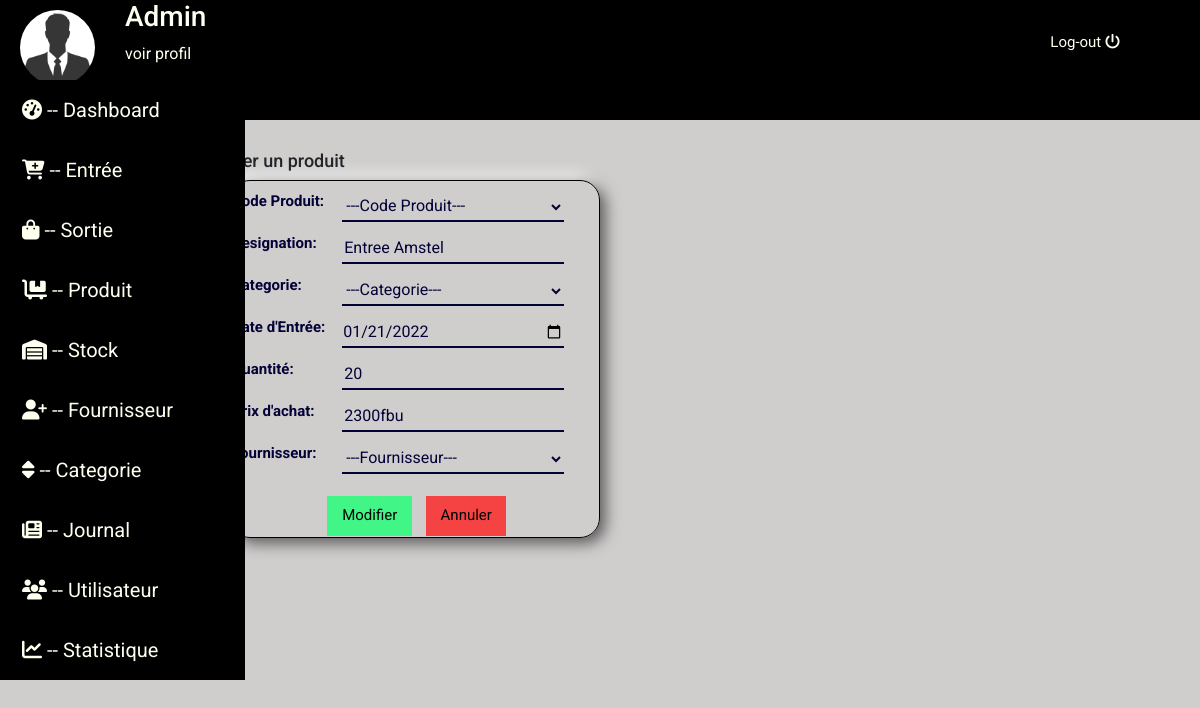
Screenshot of /modifierentree.php?mod=1 with the database file from the repository.
### tables this page shows
CREATE TABLE IF NOT EXISTS `entreestock` (
  `id_stock` int(11) NOT NULL AUTO_INCREMENT,
  `CodePro` varchar(255) NOT NULL,
  `Designation` varchar(255) NOT NULL,
  `Categorie` varchar(255) NOT NULL,
  `date_Entre` date NOT NULL,
  `Quantite` varchar(255) NOT NULL,
  `Prix_Achat` varchar(255) NOT NULL,
  `fournisseur` varchar(255) NOT NULL,
  PRIMARY KEY (`id_stock`),
  KEY `CodePro` (`CodePro`)
);

### modifierentree.php (the view, shortened to what this page needs)
<?php
include("database.php");
?>
<!DOCTYPE html>
<html lang="fr">
<head>
    <link href="https://cdn.jsdelivr.net/npm/bootstrap@5.1.3/dist/css/bootstrap.min.css" rel="stylesheet">
    <link rel="stylesheet" href="css/style.css">
</head>
<body>
<header>
        <div class="admin">
            <div class="img">
                <img src="images/2.jpg" alt="Image non disponible" height="75" width="75" class="img-admin">
            </div>
            <div class="txt">
                <h3 class="adm">Admin</h3>
                <p class="prof"><a href="profil.php" class="voir">voir profil</a></p>
            </div>
            </div>
            <div class="log-out">
                <a href="index.php" class="decon">Log-out   <i class="fas fa-power-off"></i></a>
            </div>
    </header>
    <div id="boody">
    <nav>
        <div class="menu-link">
            <ul class="ul">
            <li class="li"><a class="link" href="dashboard.php"><i class="fas fa-tachometer-alt"></i>  --  Dashboard</a></li>
                <li class="li"><a class="link" href="entree.php"><i class="fas fa-cart-plus"></i>   --   Entrée</a></li>
                <li class="li"><a class="link" href="sortie.php"><i class="fas fa-shopping-bag"></i>  --  Sortie</a></li>
                <li class="li"><a class="link" href="produit.php"><i class="fas fa-dolly-flatbed"></i>   --   Produit </a></li>
                <li class="li"><a class="link" href="stock.php"><i class="fas fa-warehouse"></i>   --     Stock </a></li>
                <li class="li"><a class="link" href="fournisseur.php"><i class="fas fa-user-plus"></i>   --   Fournisseur</a></li>
                <li class="li"><a class="link" href="categorie.php"><i class="fas fa-sort"></i>      --   Categorie</a></li>
                <li class="li"><a class="link" href="journal.php"><i class="fas fa-newspaper"></i>   --   Journal</a></li>
                <li class="li"><a class="link" href="utilisateur.php"><i class="fas fa-users"></i>   --  Utilisateur</a></li>
                <li class="li"><a class="link" href="statistique.php"><i class="fas fa-chart-line"></i>     --    Statistique</a></li>
        </div>
    </nav>
    <section id="section">
        <?php
            if(isset($_GET["mod"])){
                $select=$bdd->query("SELECT * FROM entreestock WHERE id_stock=".$_GET["mod"]);
                $dataselect=$select->fetch();
            }
        ?>
    <div class="tabl1">
           <h3 class="s-title">Ajouter un produit</h3>
           <fieldset  class="table1">
               <form action="" method="post">
            <table>
                <tr>
                     <th class="th1">Code Produit:</th>
                     <td>
                         <select name="codepro" class="inpt1">
                         <option value="">---Code Produit---</option>
                     </select>
                     </td>
                </tr>
                <tr>
                     <th class="th1">Designation:</th>
                     <td><input type="text" name="designation" class="inpt1" placeholder="designation..." value="<?php echo $dataselect["Designation"]?>"></td>
                </tr>
                <tr>
                     <th class="th1">Categorie:</th>
                    <td>
                        <select name="categorie" class="inpt1">
                            <option value="">---Categorie---</option>
                        </select>
                </tr>
                <tr>
                    <th class="th1">Date d'Entrée:</th>
                    <td><input type="date" name="dateEn" class="inpt1" value="<?php echo $dataselect["date_Entre"]?>"></td>
                </tr>
                <tr>
                    <th class="th1">Quantité:</th>
                    <td><input type="number" name="quantite" class="inpt1" placeholder="quantite..." value="<?php echo $dataselect["Quantite"]?>"></td>
                </tr>
                <tr>
                    <th class="th1">Prix d'achat:</th>
                    <td><input type="text" name="prixA" class="inpt1" placeholder="prix d'achat..." value="<?php echo $dataselect["Prix_Achat"]?>"></td>
                </tr>
                <tr>
                    <th class="th1">Fournisseur:</th>
                    <td>
                    <select name="fournis" class="inpt1">
                        <option value="">---Fournisseur---</option>
                    </select>
                </td>
                </tr>
                <tr>
                    <th></th>
                    <td><input type="submit" value="Modifier" id="sub1" name="submit">
                    <input type="reset" value="Annuler" id="res1"></td>
                </tr>
            </table>
            </form>
            </fieldset>
        </div>
    </section>
    </div>
</body>
</html>

### css/style.css (style rules this page uses)
* { font-family: 'Roboto', sans-serif; }
body { margin:0; padding:0; box-sizing: border-box; background: #d0cdcd; }
::placeholder { color:#020236; opacity:1; }
header { background:black; position:fixed; width:100%; height:15%; display:flex; justify-content: space-between; }
.admin { display: flex; justify-content: space-between; }
.img { margin-top:10px; margin-left:20px; }
.img-admin { border-radius: 80px; }
.txt { color:ivory; }
.txt .adm { margin-left: 30px; }
.txt .prof { margin-left: 30px; }
.voir { text-decoration: none; color:ivory; }
.log-out { margin-top:30px; margin-right:80px; }
.decon { text-decoration: none; color:ivory; font-size: 15px; }
#boody { display:flex; justify-content: space-between; }
.menu-link { position:fixed; margin-left:-40px; margin-top:80px; }
.menu-link .ul .li { background:black; list-style-type: none; font-size: 20px; padding:15px; width:120%; }
.menu-link .ul .li .link { text-decoration: none; color:ivory; padding:15px; text-align: right; }
#section { margin-top:100px; width:1000px; margin-right:50px; }
.s-title { font-size: 18px; margin-left:50px; margin-top:50px; }
.table1 { margin-left:80px; border:1px solid black; border-radius: 20px; width:370px; box-shadow: 5px 5px 15px #535252, -5px -5px 15px #ffffff; }
.th1 { font-size: 15px; text-align: left; color:#020236; }
.inpt1 { margin-left:15px; margin-top:10px; height:30px; width:110%; outline:none; background:#d0cdcd ; color:#020236; border-top: 0; border-left: 0; border-right: 0; border-bottom:2px solid #020236; }
#sub1 { font-size: 15px; background:#42f587; height:40px; width:85px; border:none; margin-top:20px; }
#res1 { border:none; font-size: 15px; background:#f54242; height:40px; width:80px; margin-top:20px; margin-left:10px; }

### rows the page displays
entreestock: designation "Entree Amstel", dateEn "01/21/2022", quantite "20", prixA "2300fbu"
